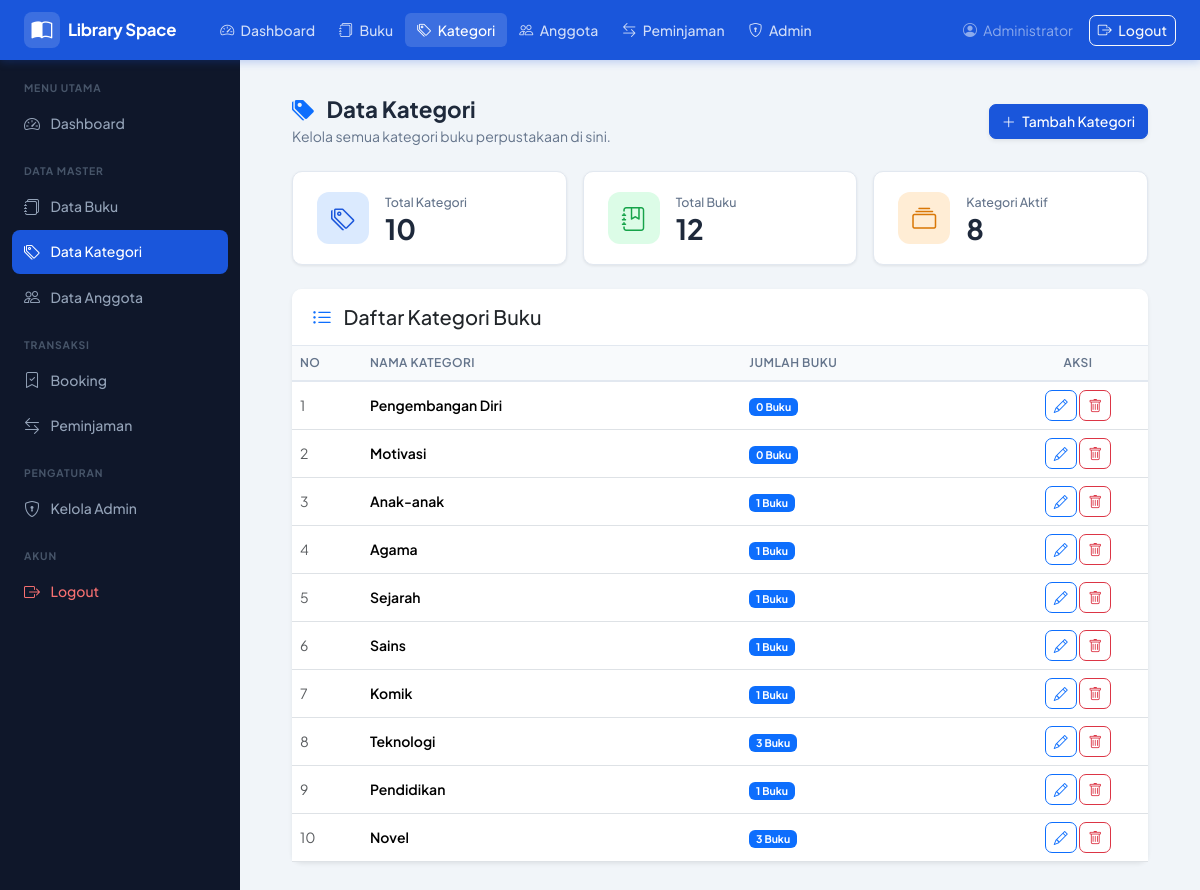
The app's page /pages/kategori/index.php (signed in) with its own data.
### tables this page shows
CREATE TABLE kategori (
  id_kategori   INT AUTO_INCREMENT PRIMARY KEY,
  nama_kategori VARCHAR(100) NOT NULL
);

### pages/kategori/index.php (the view, shortened to what this page needs)
<?php
require_once __DIR__ . '/../../config/koneksi.php';
require_once __DIR__ . '/../../includes/header.php';
$query = mysqli_query($koneksi, "
SELECT k.*,
COUNT(b.id_buku) as jumlah_buku
FROM kategori k
LEFT JOIN buku b
ON k.id_kategori = b.id_kategori
GROUP BY k.id_kategori
ORDER BY k.id_kategori DESC
");
?>
<div class="d-flex">
    <?php require_once __DIR__ . '/../../includes/sidebar.php'; ?>
    <div class="main-wrapper flex-grow-1">
        <?php require_once __DIR__ . '/../../includes/navbar.php'; ?>
        <div class="pt-2 px-4">
            <div class="page-header d-flex justify-content-between align-items-center mb-4">
                <div>
                    <h1>
                        <i class="bi bi-tags-fill me-2 text-primary"></i>
                        Data Kategori
                    </h1>
                    <p>Kelola semua kategori buku perpustakaan di sini.</p>
                </div>
                <?php if (($_SESSION['role'] ?? 'admin') === 'admin'): ?>
                    <a href="tambah.php" class="btn btn-primary shadow-sm">
                        <i class="bi bi-plus-lg me-1"></i>
                        Tambah Kategori
                    </a>
                <?php endif; ?>
            </div>
            <div class="row g-3 mb-4">
                <div class="col-md-4">
                    <div class="stat-card">
                        <div class="stat-icon blue">
                            <i class="bi bi-tags"></i>
                        </div>
                        <div>
                            <div class="stat-label">Total Kategori</div>
                            <div class="stat-value">
                                <?=
                                mysqli_fetch_row(
                                    mysqli_query($koneksi, "SELECT COUNT(*) FROM kategori")
                                )[0];
                                ?>
                            </div>
                        </div>
                    </div>
                </div>
                <div class="col-md-4">
                    <div class="stat-card">
                        <div class="stat-icon green">
                            <i class="bi bi-journal-bookmark"></i>
                        </div>
                        <div>
                            <div class="stat-label">Total Buku</div>
                            <div class="stat-value">
                                <?=
                                mysqli_fetch_row(
                                    mysqli_query($koneksi, "SELECT COUNT(*) FROM buku")
                                )[0];
                                ?>
                            </div>
                        </div>
                    </div>
                </div>
                <div class="col-md-4">
                    <div class="stat-card">
                        <div class="stat-icon orange">
                            <i class="bi bi-collection"></i>
                        </div>
                        <div>
                            <div class="stat-label">Kategori Aktif</div>
                            <div class="stat-value">
                                <?=
                                mysqli_fetch_row(
                                    mysqli_query($koneksi, "
                                    SELECT COUNT(DISTINCT id_kategori)
                                    FROM buku
                                    ")
                                )[0];
                                ?>
                            </div>
                        </div>
                    </div>
                </div>
            </div>
            <div class="card shadow-sm border-0">
                <div class="card-header bg-white">
                    <h5 class="mb-0">
                        <i class="bi bi-list-ul text-primary me-2"></i>
                        Daftar Kategori Buku
                    </h5>
                </div>
                <div class="card-body p-0">
                    <div class="table-responsive">
                        <table class="table table-hover align-middle mb-0">
                            <thead class="table-light">
                                <tr>
                                    <th width="70">No</th>
                                    <th>Nama Kategori</th>
                                    <th>Jumlah Buku</th>
                                    <th width="140" class="text-center">Aksi</th>
                                </tr>
                            </thead>
                            <tbody>
                                <?php
                                if (mysqli_num_rows($query) > 0):
                                    $no = 1;
                                    while ($row = mysqli_fetch_assoc($query)):
                                ?>
                                    <tr>
                                        <td class="text-muted"><?= $no++ ?></td>
                                        <td>
                                            <div class="fw-semibold">
                                                <?= htmlspecialchars($row['nama_kategori']) ?>
                                            </div>
                                        </td>
                                        <td>
                                            <span class="badge bg-primary">
                                                <?= $row['jumlah_buku'] ?> Buku
                                            </span>
                                        </td>
                                        <td class="text-center">
                                            <?php if (($_SESSION['role'] ?? 'admin') === 'admin'): ?>
                                                <a href="edit.php?id=<?= $row['id_kategori'] ?>"
                                                    class="btn btn-sm btn-outline-primary"
                                                    title="Edit">
                                                    <i class="bi bi-pencil"></i>
                                                </a>
                                                <a href="hapus.php?id=<?= $row['id_kategori'] ?>"
                                                    class="btn btn-sm btn-outline-danger"
                                                    onclick="return confirm('Hapus kategori ini?')"
                                                    title="Hapus">
                                                    <i class="bi bi-trash"></i>
                                                </a>
                                            <?php else: ?>
                                                <span class="text-muted">-</span>
                                            <?php endif; ?>
                                        </td>
                                    </tr>
                                <?php
                                    endwhile;
                                endif; ?>
                            </tbody>
                        </table>
                    </div>
                </div>
            </div>
        </div>
    </div>
</div>
<?php require_once __DIR__ . '/../../includes/footer.php'; ?>

### assets/css/style.css (style rules this page uses)
:root { --primary: #1a56db; --primary-dark: #1343af; --primary-light: #e8effe; --sidebar-bg: #0f172a; --sidebar-w: 240px; --navbar-h: 60px; --text-main: #1e293b; --text-muted: #64748b; --border: #e2e8f0; --bg-page: #f1f5f9; --white: #ffffff; --success: #16a34a; --danger: #dc2626; --warning: #d97706; --radius: 10px; --shadow-sm: 0 1px 3px rgba(0,0,0,.08); --shadow-md: 0 4px 12px rgba(0,0,0,.10); }
*, *::before, *::after { box-sizing: border-box; }
body { font-family: 'Plus Jakarta Sans', sans-serif; background: var(--bg-page); color: var(--text-main); margin: 0; padding: 0; }
.main-wrapper { margin-left: var(--sidebar-w); margin-top: var(--navbar-h); min-height: calc(100vh - var(--navbar-h)); padding: 1.75rem; }
.page-header { margin-bottom: 1.5rem; }
.page-header h1 { font-size: 1.4rem; font-weight: 700; color: var(--text-main); margin: 0 0 .2rem; }
.page-header p { color: var(--text-muted); margin: 0; font-size: .875rem; }
.card { border: 1px solid var(--border); border-radius: var(--radius); box-shadow: var(--shadow-sm); }
.card-header { background: var(--white); border-bottom: 1px solid var(--border); font-weight: 600; font-size: .925rem; padding: 1rem 1.25rem; border-radius: var(--radius) var(--radius) 0 0 !important; }
.stat-card { background: var(--white); border: 1px solid var(--border); border-radius: var(--radius); padding: 1.25rem 1.5rem; display: flex; align-items: center; gap: 1rem; box-shadow: var(--shadow-sm); transition: box-shadow .2s, transform .2s; }
.stat-icon { width: 52px; height: 52px; border-radius: 12px; display: flex; align-items: center; justify-content: center; font-size: 1.5rem; flex-shrink: 0; }
.stat-icon.blue { background: #dbeafe; color: var(--primary); }
.stat-icon.green { background: #dcfce7; color: var(--success); }
.stat-icon.orange { background: #ffedd5; color: var(--warning); }
.stat-label { font-size: .78rem; color: var(--text-muted); font-weight: 500; margin-bottom: .2rem; }
.stat-value { font-size: 1.75rem; font-weight: 700; color: var(--text-main); line-height: 1; }
.table { font-size: .875rem; margin: 0; }
.table thead th { background: #f8fafc; color: var(--text-muted); font-size: .75rem; font-weight: 600; text-transform: uppercase; letter-spacing: .04em; border-bottom: 2px solid var(--border); white-space: nowrap; }
.btn { font-size: .875rem; font-weight: 500; border-radius: 7px; }
.btn-primary { background: var(--primary); border-color: var(--primary); }

### records on screen
kategori: nama_kategori "Pengembangan Diri", jumlah_buku "0"
kategori: nama_kategori "Motivasi", jumlah_buku "0"
kategori: nama_kategori "Anak-anak", jumlah_buku "1"
kategori: nama_kategori "Agama", jumlah_buku "1"
kategori: nama_kategori "Sejarah", jumlah_buku "1"
kategori: nama_kategori "Sains", jumlah_buku "1"
kategori: nama_kategori "Komik", jumlah_buku "1"
kategori: nama_kategori "Teknologi", jumlah_buku "3"
kategori: nama_kategori "Pendidikan", jumlah_buku "1"
kategori: nama_kategori "Novel", jumlah_buku "3"

### other values on screen
$_SESSION['nama'] "Administrator"
